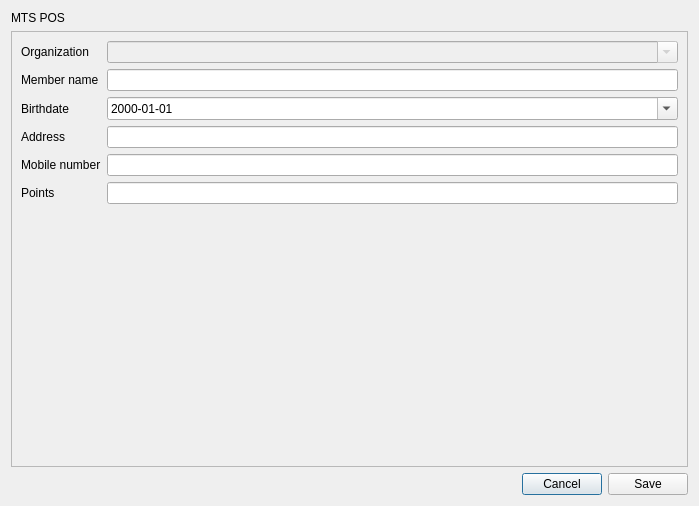
<?xml version="1.0" encoding="UTF-8"?>
<ui version="4.0">
 <class>DialogEditMember</class>
 <widget class="QDialog" name="DialogEditMember">
  <property name="geometry">
   <rect>
    <x>0</x>
    <y>0</y>
    <width>699</width>
    <height>506</height>
   </rect>
  </property>
  <property name="windowTitle">
   <string>Sign up</string>
  </property>
  <layout class="QVBoxLayout" name="verticalLayout">
   <item>
    <widget class="QLabel" name="label_6">
     <property name="sizePolicy">
      <sizepolicy hsizetype="Preferred" vsizetype="Fixed">
       <horstretch>0</horstretch>
       <verstretch>0</verstretch>
      </sizepolicy>
     </property>
     <property name="text">
      <string>MTS POS</string>
     </property>
    </widget>
   </item>
   <item>
    <widget class="QScrollArea" name="scrollArea">
     <property name="widgetResizable">
      <bool>true</bool>
     </property>
     <widget class="QWidget" name="scrollAreaWidgetContents">
      <property name="geometry">
       <rect>
        <x>0</x>
        <y>0</y>
        <width>679</width>
        <height>436</height>
       </rect>
      </property>
      <layout class="QFormLayout" name="formLayout">
       <item row="0" column="0">
        <widget class="QLabel" name="label_8">
         <property name="text">
          <string>Organization</string>
         </property>
        </widget>
       </item>
       <item row="0" column="1">
        <widget class="QComboBox" name="comboBoxOrganizationName">
         <property name="enabled">
          <bool>false</bool>
         </property>
         <property name="editable">
          <bool>true</bool>
         </property>
         <property name="maxVisibleItems">
          <number>2147483647</number>
         </property>
         <property name="insertPolicy">
          <enum>QComboBox::NoInsert</enum>
         </property>
        </widget>
       </item>
       <item row="1" column="0">
        <widget class="QLabel" name="label_3">
         <property name="text">
          <string>Member name</string>
         </property>
        </widget>
       </item>
       <item row="1" column="1">
        <widget class="QLineEdit" name="lineEditMemberName"/>
       </item>
       <item row="2" column="0">
        <widget class="QLabel" name="label_5">
         <property name="text">
          <string>Birthdate</string>
         </property>
        </widget>
       </item>
       <item row="2" column="1">
        <widget class="QDateEdit" name="dateEditBirthDate">
         <property name="displayFormat">
          <string>yyyy-MM-dd</string>
         </property>
         <property name="calendarPopup">
          <bool>true</bool>
         </property>
        </widget>
       </item>
       <item row="3" column="0">
        <widget class="QLabel" name="label">
         <property name="text">
          <string>Address</string>
         </property>
        </widget>
       </item>
       <item row="3" column="1">
        <widget class="QLineEdit" name="lineEditAddress"/>
       </item>
       <item row="4" column="0">
        <widget class="QLabel" name="label_7">
         <property name="text">
          <string>Mobile number</string>
         </property>
        </widget>
       </item>
       <item row="4" column="1">
        <widget class="QLineEdit" name="lineEditMobileNumber"/>
       </item>
       <item row="5" column="0">
        <widget class="QLabel" name="label_9">
         <property name="text">
          <string>Points</string>
         </property>
        </widget>
       </item>
       <item row="5" column="1">
        <widget class="QLineEdit" name="lineEditPoints"/>
       </item>
      </layout>
     </widget>
    </widget>
   </item>
   <item>
    <layout class="QHBoxLayout" name="horizontalLayout">
     <item>
      <spacer name="horizontalSpacer">
       <property name="orientation">
        <enum>Qt::Horizontal</enum>
       </property>
       <property name="sizeHint" stdset="0">
        <size>
         <width>40</width>
         <height>20</height>
        </size>
       </property>
      </spacer>
     </item>
     <item>
      <widget class="QPushButton" name="pushButtonCancel">
       <property name="text">
        <string>Cancel</string>
       </property>
      </widget>
     </item>
     <item>
      <widget class="QPushButton" name="pushButtonSave">
       <property name="text">
        <string>Save</string>
       </property>
      </widget>
     </item>
    </layout>
   </item>
  </layout>
 </widget>
 <tabstops>
  <tabstop>scrollArea</tabstop>
  <tabstop>comboBoxOrganizationName</tabstop>
  <tabstop>pushButtonCancel</tabstop>
  <tabstop>pushButtonSave</tabstop>
 </tabstops>
 <resources/>
 <connections/>
</ui>
